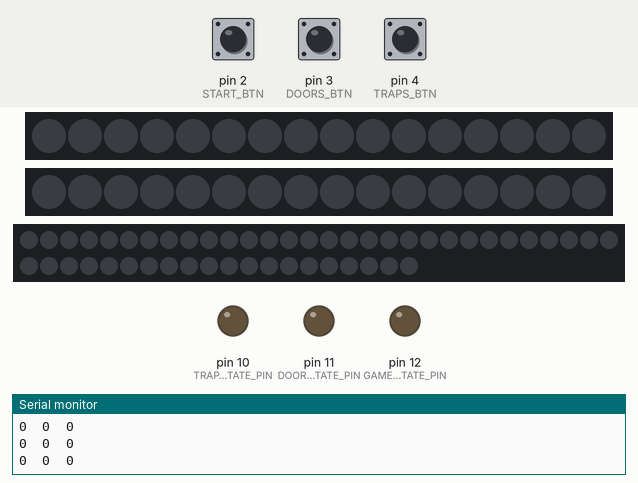
Recording of a sketch running on a simulated Arduino Uno, built with avr-gcc and run on an emulated ATmega328P. Shown: 2 × 16 RGB LEDs in strip order, left to right, 50 RGB LEDs in strip order, left to right, continuing on the next row, output pins drawn as LEDs (lit = HIGH), the last lines printed to the serial monitor. Inputs (shaded band) come from the test bench; at power-on: pin 2 (START_BTN) HIGH, pin 3 (DOORS_BTN) HIGH, pin 4 (TRAPS_BTN) HIGH. Dim RGB values are drawn brighter than linear.

Above: at 1.2 s.
1.3 s: pin 2 (START_BTN) pulled LOW for 0.15 s
At 1.41 s:
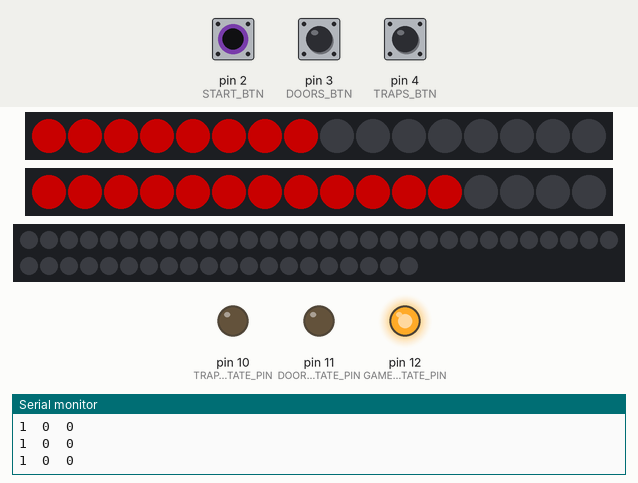
2.0 s: pin 3 (DOORS_BTN) pulsed LOW 5 times (0.12 s each, 0.3 s apart)
At 3.48 s:
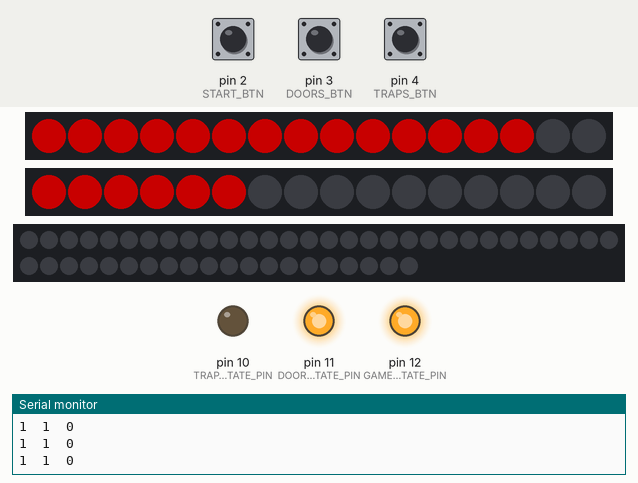
5.0 s: pin 4 (TRAPS_BTN) pulled LOW for 0.15 s
At 5.17 s:
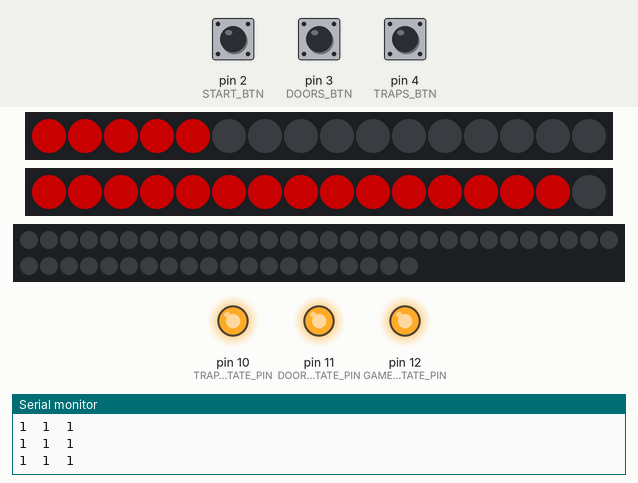
5.7 s: pin 3 (DOORS_BTN) pulsed LOW 5 times (0.12 s each, 0.3 s apart)
At 6.41 s:
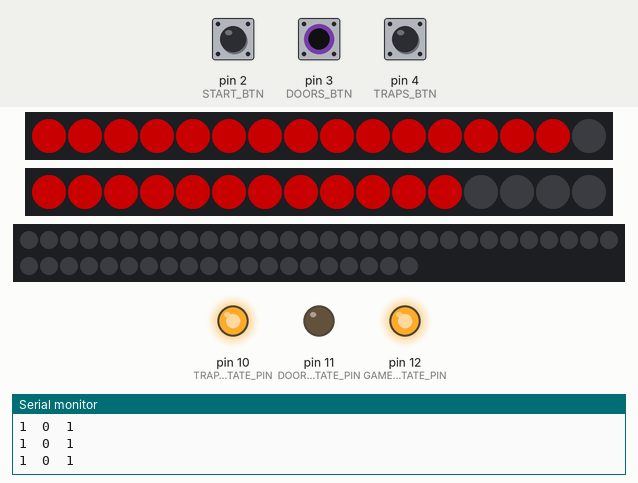
8.7 s: pin 4 (TRAPS_BTN) pulled LOW for 1 s
At 9.65 s:
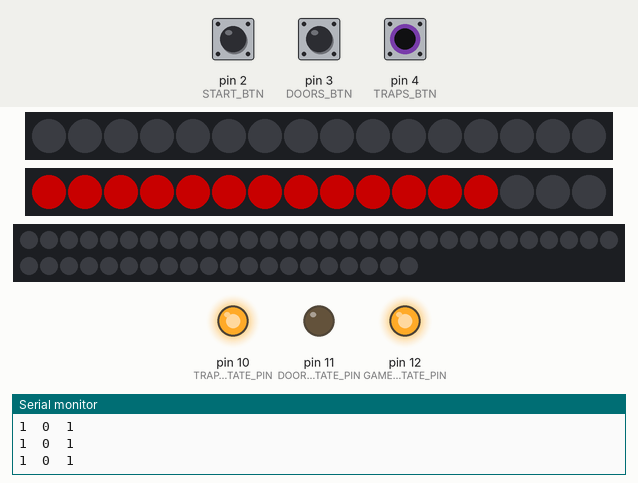
10.3 s: pin 3 (DOORS_BTN) pulled LOW for 0.15 s
At 14.52 s:
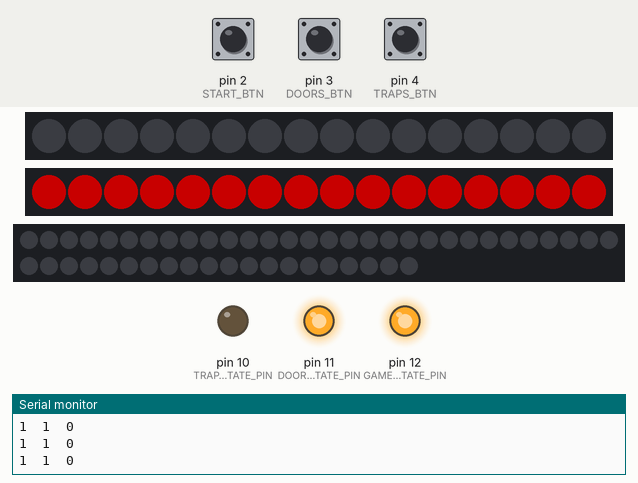
Timing chart, 0 to 15.8 s (numbered marks = the images above; inputs shaded):
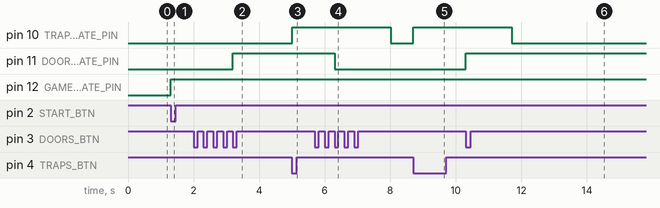

The sketch:

panel.ino
```cpp
#include <Adafruit_NeoPixel.h>

#define START_BTN 2
#define DOORS_BTN 3
#define TRAPS_BTN 4

#define GAME_STATE_PIN 12
#define DOORS_STATE_PIN 11
#define TRAPS_STATE_PIN 10

#define DOORS_COOLDOWN 3000
#define TRAPS_DURATION 3000
#define TRAPS_COOLDOWN 3000
#define GAME_DURATION 60000

bool startBtnPressed = false;
bool doorsBtnPressed = false;
bool trapsBtnPressed = false;

bool gameState = false;
bool doorsState = false;
bool trapsState = false;

unsigned long doorsTimer = 0;
unsigned long trapsTimer = 0;
unsigned long lastDoorChange = 0;
unsigned long lastTrapChange = 0;
unsigned long gameStartTime = 0;

enum State {
  IDLE,
  RUNNING,
  GAMEOVER
};

enum State state = IDLE;

Adafruit_NeoPixel doorsPixels(16, 6, NEO_GRB + NEO_KHZ800);
Adafruit_NeoPixel trapsPixels(16, 7, NEO_GRB + NEO_KHZ800);

Adafruit_NeoPixel ambiantPixels(50, 8, NEO_GRB + NEO_KHZ800);

void setup() {
  pinMode(START_BTN, INPUT_PULLUP);
  pinMode(DOORS_BTN, INPUT_PULLUP);
  pinMode(TRAPS_BTN, INPUT_PULLUP);

  pinMode(GAME_STATE_PIN, OUTPUT);
  pinMode(DOORS_STATE_PIN, OUTPUT);
  pinMode(TRAPS_STATE_PIN, OUTPUT);

  doorsPixels.begin();
  trapsPixels.begin();
  ambiantPixels.begin();

  doorsPixels.clear();
  trapsPixels.clear();
  ambiantPixels.clear();

  doorsPixels.show();
  trapsPixels.show();
  ambiantPixels.show();

  Serial.begin(9600);
}

void loop() {
  switch (state) {
    case IDLE:
      idle();
      break;
    case RUNNING:
      running();
      break;
    case GAMEOVER:
      gameOver();
      break;
  }

  digitalWrite(GAME_STATE_PIN, gameState);
  digitalWrite(DOORS_STATE_PIN, doorsState);
  digitalWrite(TRAPS_STATE_PIN, trapsState);

  Serial.print(gameState);
  Serial.print("\t");
  Serial.print(doorsState);
  Serial.print("\t");
  Serial.print(trapsState);
  Serial.println();
}

void idle() {
  if (digitalRead(START_BTN) == HIGH) {
    startBtnPressed = false;
  }

  if (digitalRead(START_BTN) == LOW && !startBtnPressed) {
    startBtnPressed = true;
    gameStartTime = millis();
    state = RUNNING;
    gameState = true;
  }

  trapsPixels.clear();
  doorsPixels.clear();
  trapsPixels.show();
  doorsPixels.show();

  // TODO animation d'attract mode sur les LEDS
}

void running() {
  if (digitalRead(DOORS_BTN) == HIGH) {
    doorsBtnPressed = false;
  }

  if (digitalRead(DOORS_BTN) == LOW && !doorsBtnPressed) {
    doorsBtnPressed = true;

    if (millis() > lastDoorChange + DOORS_COOLDOWN) {
      doorsState = !doorsState;
      lastDoorChange = millis();
    }
  }

  if (digitalRead(TRAPS_BTN) == HIGH) {
    trapsBtnPressed = false;
  }

  if (digitalRead(TRAPS_BTN) == LOW && !trapsBtnPressed) {
    trapsBtnPressed = true;

    if (millis() > lastTrapChange + TRAPS_DURATION) {
      trapsState = true;
      lastTrapChange = millis();
    }
  }

  if (trapsState && millis() > lastTrapChange + TRAPS_DURATION) {
    trapsState = false;
  }

  if (millis() > gameStartTime + GAME_DURATION) {
    state = GAMEOVER;
    doorsState = false;
    trapsState = false;
    gameState = false;
  }

  trapsPixels.clear();
  doorsPixels.clear();

  // TODO there's probably a problem with the variable casting which makes the ring flashes at the end ¯\_(ツ)_/¯
  if (lastDoorChange + DOORS_COOLDOWN > millis()) {
    float progress = 1.0f - (float)(millis() - lastDoorChange) / DOORS_COOLDOWN;
    doorsPixels.fill(doorsPixels.Color(100, 0, 0), 0, progress * doorsPixels.numPixels());
  }

  // TODO there's probably a problem with the variable casting which makes the ring flashes at the end ¯\_(ツ)_/¯
  if (lastTrapChange + TRAPS_COOLDOWN + TRAPS_DURATION > millis()) {
    float progress = 1.0f - (float)(millis() - lastTrapChange) / (TRAPS_COOLDOWN + TRAPS_DURATION);
    trapsPixels.fill(trapsPixels.Color(100, 0, 0), 0, progress * trapsPixels.numPixels());
  }

  trapsPixels.show();
  doorsPixels.show();
}

void gameOver() {
  // animate the LEDs with delays and go back to idle once the animation is done
  // make it short so we can restart a game quickly
  delay(1000);
  state = IDLE;
}
```

Measured:
- after the input at 1.3 s, pin 12 (GAME_STATE_PIN): LOW → HIGH at once; the LEDs: change at once (image 1)
- after the input at 2.0 s, pin 11 (DOORS_STATE_PIN): LOW → HIGH after 1.2 s
- after the input at 5.0 s, pin 10 (TRAPS_STATE_PIN): LOW → HIGH at once
- after the input at 5.7 s, pin 11 (DOORS_STATE_PIN): HIGH → LOW after 0.60 s
- after the input at 8.7 s, pin 10 (TRAPS_STATE_PIN): LOW → HIGH at once
- after the input at 10.3 s, pin 11 (DOORS_STATE_PIN): LOW → HIGH at once; the LEDs: first change at once (image 6 shows a later state)
